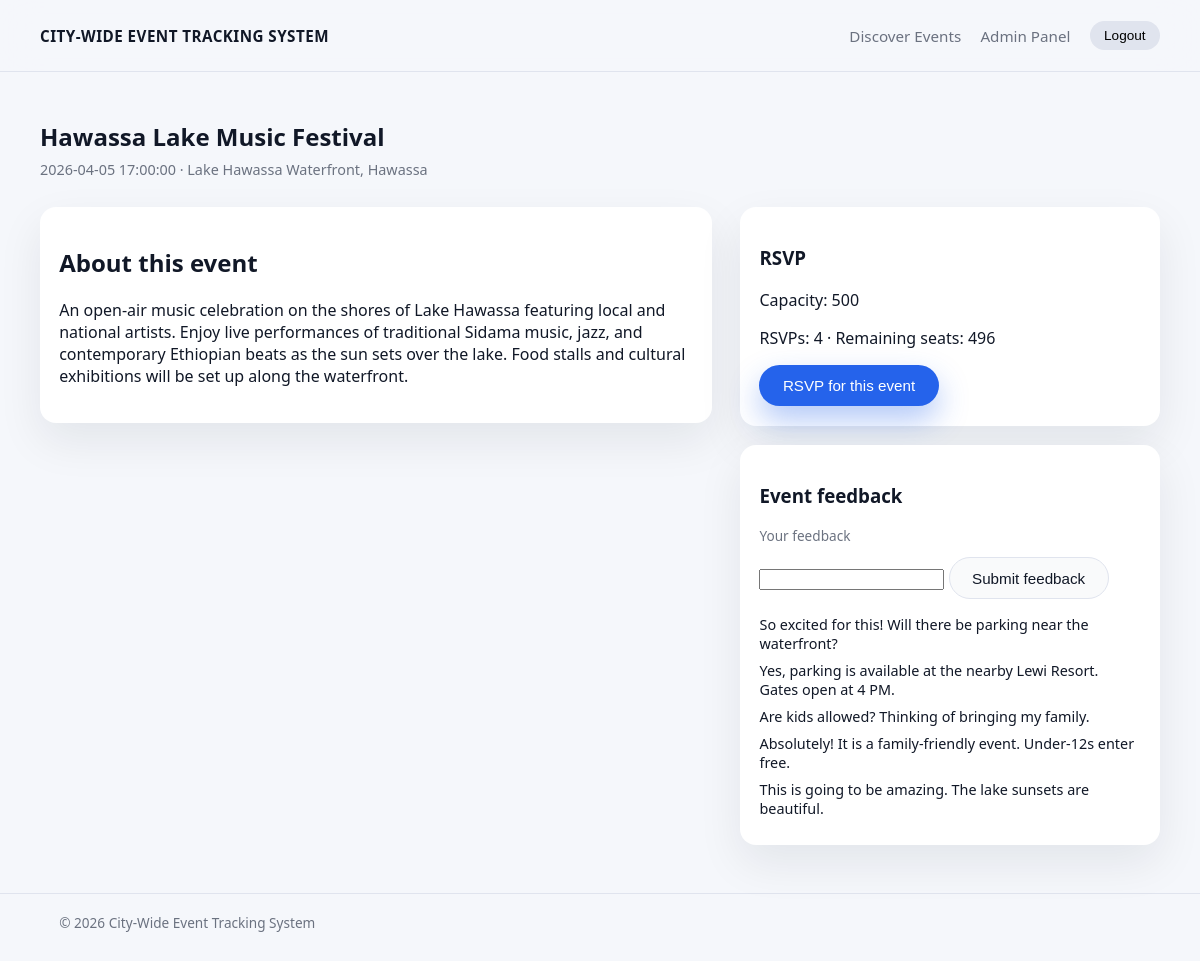
The page /index.php?page=event_detail&id=1 (signed in) on the database its author committed.
### tables this page shows
CREATE TABLE events (
    id INT UNSIGNED AUTO_INCREMENT PRIMARY KEY,
    organizer_id INT UNSIGNED NOT NULL,
    title VARCHAR(150) NOT NULL,
    description TEXT NOT NULL,
    image_path VARCHAR(255) NULL,
    location VARCHAR(150) NOT NULL,
    event_date DATETIME NOT NULL,
    capacity INT UNSIGNED NOT NULL,
    is_verified TINYINT(1) NOT NULL DEFAULT 0,
    edited_at DATETIME NULL,
    edited_by INT UNSIGNED NULL,
    edit_reason VARCHAR(500) NULL,
    created_at DATETIME NOT NULL DEFAULT CURRENT_TIMESTAMP,
    CONSTRAINT fk_events_organizer FOREIGN KEY (organizer_id) REFERENCES users(id)
        ON DELETE CASCADE,
    CONSTRAINT fk_events_edited_by FOREIGN KEY (edited_by) REFERENCES users(id)
        ON DELETE SET NULL
);

CREATE TABLE comments (
    id INT UNSIGNED AUTO_INCREMENT PRIMARY KEY,
    event_id INT UNSIGNED NOT NULL,
    user_id INT UNSIGNED NOT NULL,
    body TEXT NOT NULL,
    parent_comment_id INT UNSIGNED NULL,
    created_at DATETIME NOT NULL DEFAULT CURRENT_TIMESTAMP,
    CONSTRAINT fk_comments_event FOREIGN KEY (event_id) REFERENCES events(id)
        ON DELETE CASCADE,
    CONSTRAINT fk_comments_user FOREIGN KEY (user_id) REFERENCES users(id)
        ON DELETE CASCADE,
    CONSTRAINT fk_comments_parent FOREIGN KEY (parent_comment_id) REFERENCES comments(id)
        ON DELETE CASCADE
);

### public/index.php (called while the page is built, shortened)
<?php
require __DIR__ . '/../includes/session.php';
require __DIR__ . '/../includes/helpers.php';
require __DIR__ . '/../config/routes.php';
$page = $_GET['page'] ?? 'event_feed';
$viewFile = $routes[$page] ?? null;
require __DIR__ . '/../views/layout/header.php';
require $viewFile;
require __DIR__ . '/../views/layout/footer.php';

### models/EventModel.php (called while the page is built, shortened)
<?php
function event_get_by_id(int $id): ?array
{
    $pdo = get_pdo();
    $stmt = $pdo->prepare('SELECT * FROM events WHERE id = ? LIMIT 1');
    $stmt->execute([$id]);
    $event = $stmt->fetch();
    return $event !== false ? $event : null;
}

### includes/helpers.php (called while the page is built, shortened)
<?php
function e(?string $value): string
{
    return htmlspecialchars($value ?? '', ENT_QUOTES, 'UTF-8');
}
function has_datetime_passed(string $dateTime): bool
{
    try {
        $eventTime = new DateTimeImmutable($dateTime);
        $now = new DateTimeImmutable('now');
        return $eventTime <= $now;
    } catch (Throwable) {
        return false;
    }
}

### models/RsvpModel.php (called while the page is built, shortened)
<?php
function rsvp_count_for_event(int $eventId): int
{
    $pdo = get_pdo();
    $stmt = $pdo->prepare('SELECT COUNT(*) AS c FROM rsvps WHERE event_id = ?');
    $stmt->execute([$eventId]);
    $row = $stmt->fetch();
    return $row ? (int) $row['c'] : 0;
}
function rsvp_remaining_seats(int $eventId, int $capacity): int
{
    $current = rsvp_count_for_event($eventId);
    $remaining = $capacity - $current;
    return $remaining > 0 ? $remaining : 0;
}

### includes/session.php (called while the page is built, shortened)
<?php
function current_user_id(): ?int
{
    return isset($_SESSION['user_id']) ? (int) $_SESSION['user_id'] : null;
}
function current_user_role(): ?string
{
    return $_SESSION['user_role'] ?? null;
}

### includes/policy.php (called while the page is built, shortened)
<?php
require_once __DIR__ . '/session.php';
function policy_effective_role(?string $userRole = null): ?string
{
    return current_user_role();
}
function policy_is_admin(?string $userRole = null): bool
{
    return policy_effective_role($userRole) === 'admin';
}

### models/CommentModel.php (called while the page is built, shortened)
<?php
function comment_get_by_event(int $eventId): array
{
    $pdo = get_pdo();
    $stmt = $pdo->prepare(
        'SELECT *
         FROM comments
         WHERE event_id = :event_id
         ORDER BY created_at ASC'
    );
    $stmt->execute([':event_id' => $eventId]);
    return $stmt->fetchAll();
}

### views/pages/event_detail.php (the view, shortened to what this page needs)
<?php
require_once __DIR__ . '/../../includes/helpers.php';
require_once __DIR__ . '/../../includes/session.php';
require_once __DIR__ . '/../../includes/policy.php';
require_once __DIR__ . '/../../models/EventModel.php';
require_once __DIR__ . '/../../models/RsvpModel.php';
require_once __DIR__ . '/../../models/CommentModel.php';
$eventId = isset($_GET['id']) ? (int) $_GET['id'] : 0;
$event   = $eventId > 0 ? event_get_by_id($eventId) : null;
    ?>
    <?php
$userId           = current_user_id() ?? 0;
$isAdmin          = policy_is_admin();
$isOrganizerOwner = policy_is_event_owner($userId, $event);
$eventHasEnded    = has_datetime_passed((string) ($event['event_date'] ?? ''));
    ?>
    <?php
$remainingSeats = rsvp_remaining_seats((int) $event['id'], (int) $event['capacity']);
$rsvpCount      = rsvp_count_for_event((int) $event['id']);
$comments       = comment_get_by_event((int) $event['id']);
?>
<section class="event-detail">
    <header class="event-detail-header">
        <h1><?= e($event['title']) ?></h1>
        <p class="event-meta">
            <?= e($event['event_date']) ?> &middot;
            <?= e($event['location']) ?>
        </p>
    </header>
    <div class="event-detail-body">
        <article class="event-description">
            <h2>About this event</h2>
            <p><?= nl2br(e($event['description'])) ?></p>
        </article>
        <aside class="event-sidebar">
            <div class="rsvp-box">
                <h3>RSVP</h3>
                <p>Capacity: <?= (int) $event['capacity'] ?></p>
                <p>RSVPs: <?= (int) $rsvpCount ?> &middot; Remaining seats: <?= (int) $remainingSeats ?></p>
                <?php if (current_user_id() === null): ?>
                    <a class="button primary"
                       href="<?= e(url_for('login', ['redirect' => $_SERVER['REQUEST_URI'] ?? null])) ?>">
                        Login to RSVP
                    </a>
                <?php else: ?>
                    <form action="<?= e(BASE_URL . 'actions/events/rsvp.php') ?>" method="post">
                        <button type="submit" class="button primary">RSVP for this event</button>
                    </form>
                <?php endif; ?>
            </div>
            <div class="comments-box">
                <h3>Event feedback</h3>
                <?php if (current_user_id() === null): ?>
                    <p><a href="<?= e(url_for('login', ['redirect' => $_SERVER['REQUEST_URI'] ?? null])) ?>">Login</a> to leave feedback.</p>
                <?php else: ?>
                    <?php if (!$eventHasEnded && !$isAdmin && !$isOrganizerOwner): ?>
                        <p>You can submit your feedback only after the event ends.</p>
                    <?php else: ?>
                        <form action="<?= e(BASE_URL . 'actions/events/comment.php') ?>" method="post" style="margin-bottom: 1rem;">
                            <label>
                                <span style="display:block;font-size:0.85rem;color:#6b7280;margin-bottom:0.25rem;">Your feedback</span>
                                <input type="text" name="body" maxlength="1000" required>
                            </label>
                            <button type="submit" class="button subtle" style="margin-top:0.5rem;">Submit feedback</button>
                        </form>
                    <?php endif; ?>
                <?php endif; ?>
                <?php if (empty($comments)): ?>
                    <p>No feedback yet.</p>
                <?php else: ?>
                    <ul style="list-style:none;padding:0;margin:0;">
                        <?php foreach ($comments as $comment): ?>
                            <li style="margin-bottom:0.5rem;font-size:0.9rem;"><?= e($comment['body']) ?></li>
                        <?php endforeach; ?>
                    </ul>
                <?php endif; ?>
            </div>
        </aside>
    </div>
</section>

### public/assets/css/style.css (style rules this page uses)
:root { --color-bg: #f5f7fb; --color-surface: #ffffff; --color-border-subtle: #e0e4ee; --color-text-main: #111827; --color-text-muted: #6b7280; --color-primary: #2563eb; --color-primary-soft: #dbeafe; --color-danger: #b91c1c; --color-success: #15803d; --radius-lg: 16px; --radius-md: 10px; --radius-pill: 999px; --shadow-soft: 0 18px 45px rgba(15, 23, 42, 0.08); --space-xs: 0.4rem; --space-sm: 0.7rem; --space-md: 1.2rem; --space-lg: 1.8rem; --space-xl: 3rem; --font-sans: system-ui, -apple-system, BlinkMacSystemFont, "Segoe UI", sans-serif; }
*, *::before, *::after { box-sizing: border-box; }
html, body { margin: 0; padding: 0; }
body { font-family: var(--font-sans); background: var(--color-bg); color: var(--color-text-main); -webkit-font-smoothing: antialiased; }
.button { display: inline-flex; align-items: center; justify-content: center; padding: 0.7rem 1.4rem; border-radius: var(--radius-pill); border: 1px solid transparent; font-size: 0.95rem; cursor: pointer; background: var(--color-surface); color: var(--color-text-main); transition: background 0.15s ease, transform 0.1s ease, box-shadow 0.15s ease; }
.button.primary { background: var(--color-primary); color: #fff; box-shadow: 0 14px 30px rgba(37, 99, 235, 0.35); }
.button.subtle { border-color: var(--color-border-subtle); background: #f9fafb; }
.event-meta { margin: 0 0 var(--space-md); font-size: 0.9rem; color: var(--color-text-muted); }
.event-detail { display: flex; flex-direction: column; gap: var(--space-lg); }
.event-detail-header h1 { margin: 0 0 var(--space-xs); }
.event-detail-header .event-meta { margin-bottom: 0; }
.event-detail-body { display: grid; grid-template-columns: 1.6fr 1fr; gap: var(--space-lg); align-items: flex-start; }
.event-description { background: var(--color-surface); border-radius: var(--radius-lg); padding: var(--space-md); box-shadow: var(--shadow-soft); }
.event-sidebar { display: flex; flex-direction: column; gap: var(--space-md); }
.rsvp-box, .comments-box { background: var(--color-surface); border-radius: var(--radius-lg); padding: var(--space-md); box-shadow: var(--shadow-soft); }

### rows shown on the page
events: title "Hawassa Lake Music Festival", event_date "2026-04-05 17:00:00", location "Lake Hawassa Waterfront, Hawassa", description "An open-air music celebration on the shores of Lake Hawassa featuring local and national artists. Enjoy live performances of traditional Sidama music, jazz, and contemporary Ethiopian beats as the sun sets over the lake. Food stalls and cultural exhibitions will be set up along the waterfront.", capacity "500"
comments: body "So excited for this! Will there be parking near the waterfront?"
comments: body "Yes, parking is available at the nearby Lewi Resort. Gates open at 4 PM."
comments: body "Are kids allowed? Thinking of bringing my family."
comments: body "Absolutely! It is a family-friendly event. Under-12s enter free."
comments: body "This is going to be amazing. The lake sunsets are beautiful."

### other values the page prints
APP_NAME "CITY-WIDE EVENT TRACKING SYSTEM"
$rsvpCount "4"
$remainingSeats "496"
APP_NAME "City-Wide Event Tracking System"
